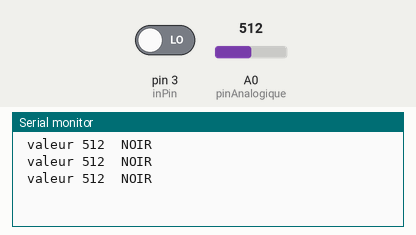
The sketch below on a simulated Arduino Uno, built with avr-gcc and run on an emulated ATmega328P. On the bench: the last lines printed to the serial monitor. The inputs (shaded band) are chosen by the test bench; at power-on: pin 3 (inPin) LOW, A0 (pinAnalogique) = 512.

Above: at 1.3 s.
1.4 s: pin 3 (inPin) driven HIGH
At 1.9 s:
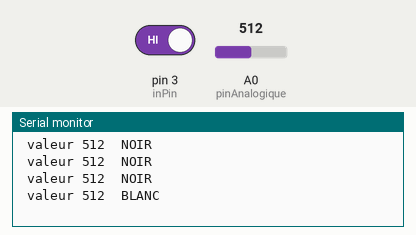
3.5 s: A0 (pinAnalogique) set to 716
At 3.9 s:
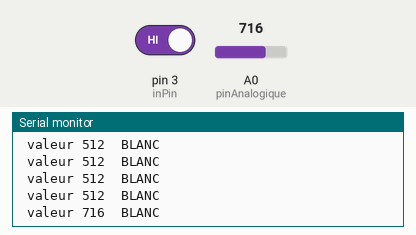
5.0 s: A0 (pinAnalogique) set to 900
At 5.4 s:
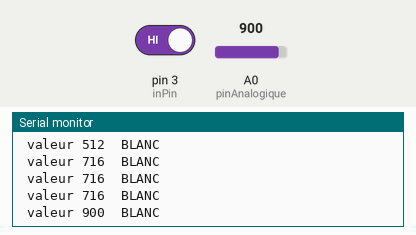
6.5 s: pin 3 (inPin) driven LOW
At 6.9 s:
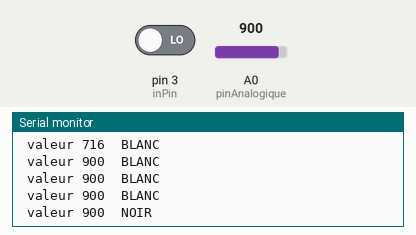
Timing chart, 0 to 9.0 s (numbered marks = the images above; inputs shaded):
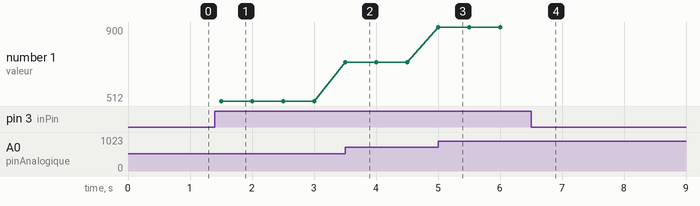

The sketch:

CNY70.ino
```cpp
int inPin = 3; // pino 4
int pinAnalogique = A0;
int valor = 0; //
void setup() {

  Serial.begin(9600);
  pinMode(inPin, INPUT);

}
void loop() {
  valor = digitalRead(inPin); //guardar valor lido na variavel valor
  Serial.print(" valeur ");

  Serial.print( analogRead(pinAnalogique));

  if (valor == 1 )
  {
    Serial.println("  BLANC");
  }
  else
  {
    Serial.println("  NOIR");
  }

  //Serial.println(valor);//mostra o valor lido no serial monitor
  delay (500);

}
```

Measured:
- after the input at 1.4 s, the serial monitor: prints a new line after 0.10 s (image 1)
- after the input at 3.5 s, the serial monitor: prints a new line at once (image 2)
- after the input at 5.0 s, the serial monitor: prints a new line at once (image 3)
- after the input at 6.5 s, the serial monitor: prints a new line at once (image 4)
- plotted number 1: 512 → 716 after the input at 3.5 s, 716 → 900 after the input at 5.0 s
